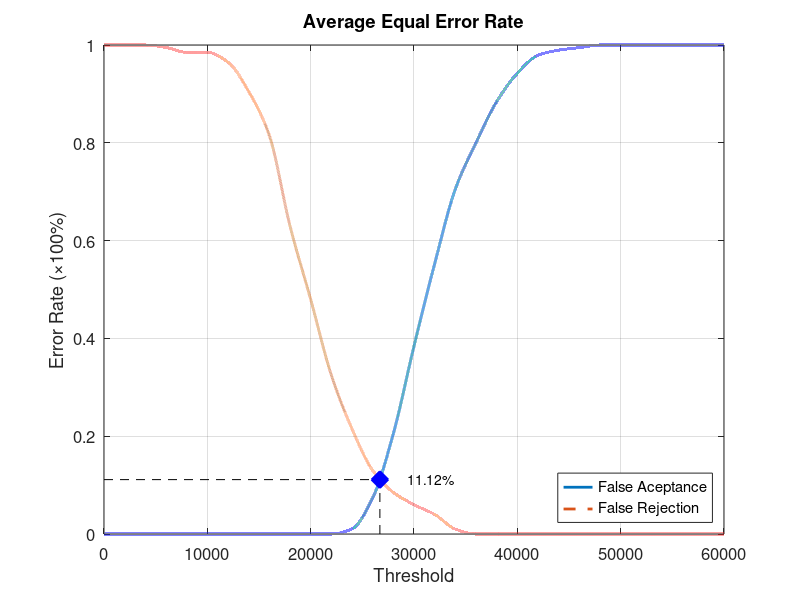
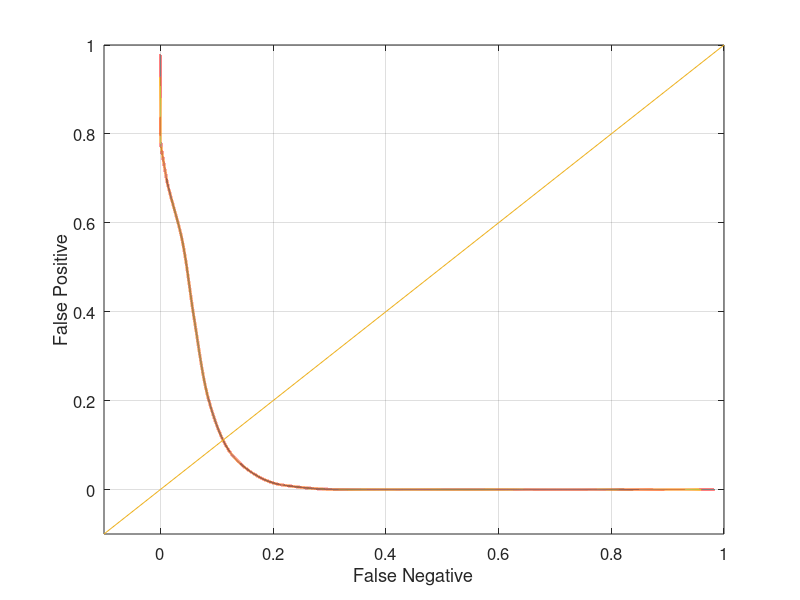

Write MATLAB code to recreate these figures, in order.
function yEER = Database4_2
close all;
clear;
clc;
x = 0:2000:60000;
xq = 0:0.5:60000;

y0 = [0 0 0 0 0 0 0 0 0 0 0 0 0.0105263 0.0736842 0.205263 0.384211 0.552632 0.705263 0.8 0.884211 0.942105 0.978947 0.989474 0.994737 1 1 1 1 1 1 1];
yy0 = interp1(x, y0, xq, 'pchip');
y1 = [1 1 1 0.995 0.985 0.985 0.965 0.905 0.815 0.63 0.48 0.325 0.215 0.13 0.085 0.06 0.04 0.01 0 0 0 0 0 0 0 0 0 0 0 0 0];
yy1 = interp1(x, y1, xq, 'pchip');

% Calculating EER: 
y2 = abs(y0 - y1);
find(y2 == min(y2))
yy2 = abs(yy0 - yy1);
xEER = find(yy2 == min(yy2));
xEERIndex = xq(xEER) % X-axis EER
yEER = yy0(xEER) % Y-axis EER

main = figure
plot(xq, yy0,'-','LineWidth', 2);	hold on
plot(xq, yy1,'--','LineWidth', 2);	hold on
plot([xEERIndex xEERIndex], [0 yEER], 'k--');	hold on
plot([0 xEERIndex], [yEER yEER], 'k--');	hold on
plot(xEERIndex, yEER, 'bx', 'LineWidth', 10);	hold on
text(xEERIndex + 10 * xEERIndex / 100, yEER, [num2str(round((10000 * yEER)) / 100) '%'])
legend('False Aceptance', 'False Rejection', 'Location', 'SouthEast')
xlabel('Threshold')
ylabel('Error Rate (\times100%)')
title('Average Equal Error Rate')
set(gca, 'FontSize', 12)
axis([0 60000 0 1])
grid on

print(main, 'Database4_2Main', '-dpng');
FNRxFPR = figure('Color', [1 1 1]);
plot(yy1, yy0, '-', yy1, yy0, 'LineWidth', 2);
hold on
y = -0.1:0.1:1
plot(y, y); 
set(gca, 'FontSize', 12)
xlabel('False Negative')
ylabel('False Positive')
axis([-0.1 1 -0.1 1])
set(gca, 'FontSize', 12)
grid on

print(FNRxFPR, 'Database4_2FNRxFPR','-dpng');
end
